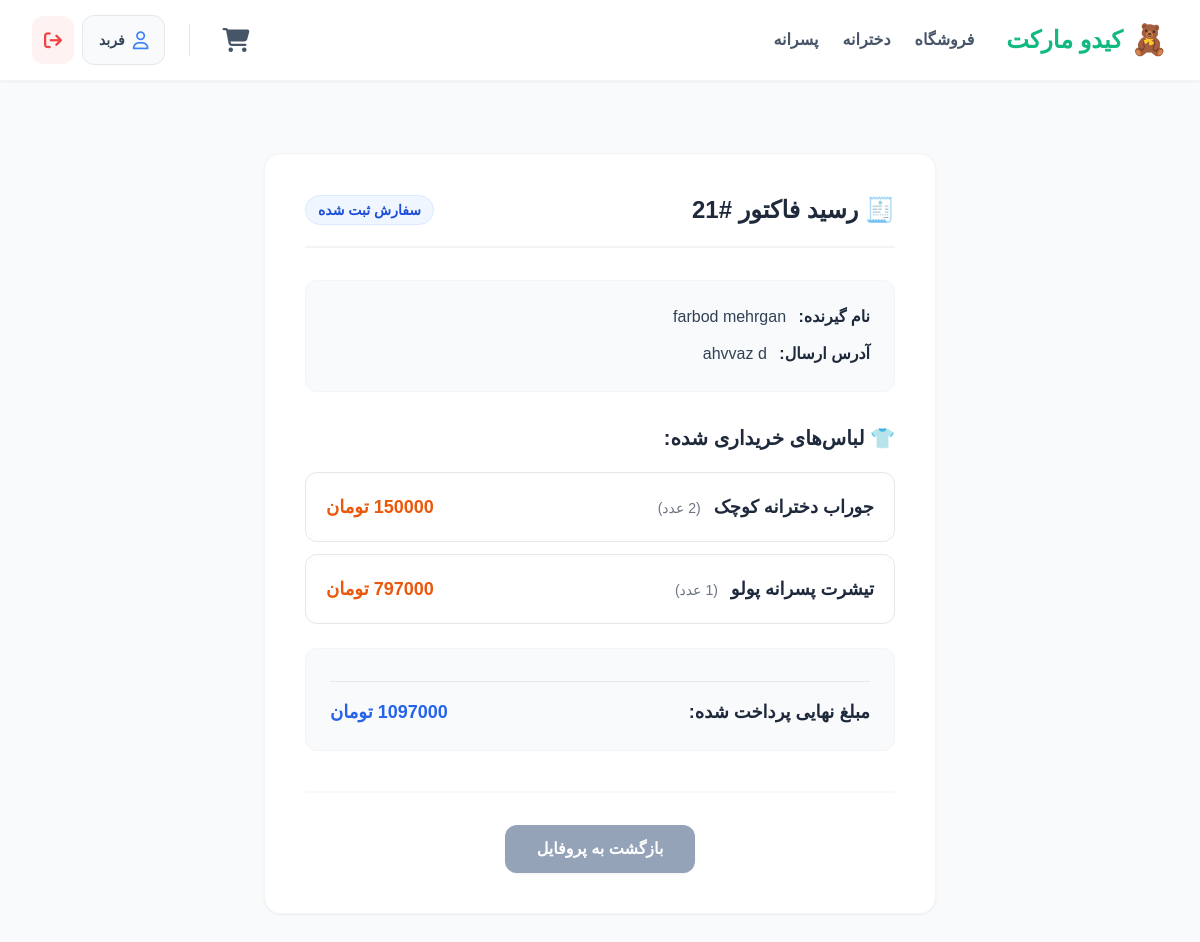
/orders/detail/21/ (signed in), run on the app's committed database.
### orders/models.py (models this page shows, shortened)
class Order(models.Model):
    first_name = models.CharField(max_length=50, verbose_name="نام")
    last_name = models.CharField(max_length=50, verbose_name="نام خانوادگی")
    phone = models.CharField(max_length=20, verbose_name="شماره تماس")
    address = models.TextField(verbose_name="آدرس دقیق")
    created = models.DateTimeField(auto_now_add=True, verbose_name="تاریخ ثبت")
    paid = models.BooleanField(default=False, verbose_name="پرداخت شده")
    user = models.ForeignKey(User, on_delete=models.CASCADE, related_name='orders', null=True, blank=True, verbose_name='کاربر سایت')
    zip_code = models.CharField(max_length=10, verbose_name='کد پستی')
    coupon = models.ForeignKey(Coupon, related_name='orders', null=True, blank=True, on_delete=models.SET_NULL, verbose_name="کد تخفیف استفاده شده")
    discount = models.IntegerField(default=0, validators=[MinValueValidator(0), MaxValueValidator(100)], verbose_name="درصد تخفیف")
    class Meta:
        verbose_name = "سفارش"
        verbose_name_plural = "سفارشات"
    def get_jalali(self):
        jalali_date = jdatetime.datetime.fromgregorian(datetime=self.created)
        return jalali_date.strftime("%Y/%m/%d")
    get_jalali.short_description = "تاریخ ثبت (شمسی)"
    def get_total_cost(self):
        total_cost = sum(item.get_cost() for item in self.items.all())
        return total_cost - (total_cost * (self.discount / Decimal(100)))

class OrderItem(models.Model):
    order = models.ForeignKey(Order, related_name='items', on_delete=models.CASCADE)
    product = models.ForeignKey(Products, related_name='order_items', on_delete=models.CASCADE)
    price = models.PositiveIntegerField(verbose_name="قیمت")
    quantity = models.PositiveIntegerField(default=1, verbose_name="تعداد")
    product_size = models.ForeignKey(ProductSize, on_delete=models.SET_NULL, null=True, verbose_name="سایز انتخابی")
    def get_cost(self):
        return self.quantity * self.price

### products/models.py (models this page shows, shortened)
class Products(models.Model):
    GENDER_CHOICES = [
        ('boy', 'پسرونه'),
        ('girl', 'دخترونه'),
        ('unisex', 'اسپرت (مشترک)'),
    ]
    name = models.CharField(max_length=200, verbose_name="نام لباس")
    description = models.TextField(verbose_name="توضیحات کامل")
    category = models.ForeignKey('Category', on_delete=models.SET_NULL, null=True, blank=True, related_name='products', verbose_name="دسته بندی")
    price = models.PositiveIntegerField(verbose_name="قیمت (تومان)")
    gender = models.CharField(max_length=10, choices=GENDER_CHOICES, verbose_name="دسته‌بندی")
    min_age = models.PositiveIntegerField(verbose_name="حداقل سن (سال)", default=1)
    max_age = models.PositiveIntegerField(verbose_name="حداکثر سن (سال)", default=16)
    stock = models.PositiveIntegerField(verbose_name="موجودی در انبار", default=0)
    is_active = models.BooleanField(default=True, verbose_name="فعال برای فروش")
    image = models.ImageField(upload_to='products/%Y/%m/', verbose_name="عکس لباس", null=True, blank=True)
    class Meta:
        verbose_name = "محصول"
        verbose_name_plural = "محصولات"

### orders/views.py (the view)
# urls.py: path('detail/<int:order_id>/', views.user_order_detail, name='user_order_detail')
@login_required(login_url='login')
def user_order_detail(request, order_id):
    order = get_object_or_404(Order, id=order_id, user=request.user)
    return render(request, 'orders/order_detail.html', {'order': order})

### cart/cart.py (called while the page is built)
    def __len__(self):
        return sum(item['quantity'] for item in self.cart.values())

### cart/context_processors.py (called while the page is built)
def cart(request):
    return {'cart': Cart(request)}

### orders/templates/orders/order_detail.html (shortened to what this page needs)
{% extends "products/base.html" %}
{% block content %}
<div class="max-w-2xl mx-auto mt-10 mb-20 bg-white p-6 md:p-10 rounded-2xl shadow-sm border border-gray-100">
    <div class="flex flex-col sm:flex-row sm:items-center justify-between border-b-2 border-gray-100 pb-5 mb-8 gap-4">
        <h2 class="text-2xl font-bold text-slate-800 m-0">🧾 رسید فاکتور #{{ order.id }}</h2>
        <span class="bg-blue-50 text-blue-700 px-3 py-1 rounded-full text-sm font-bold border border-blue-100 self-start sm:self-auto">سفارش ثبت شده</span>
    </div>
    <div class="bg-slate-50 p-6 rounded-xl border border-gray-100 mb-8 flex flex-col gap-3">
        <p class="m-0 text-slate-700"><strong class="text-slate-800 ml-2">نام گیرنده:</strong> {{ order.first_name }} {{ order.last_name }}</p>
        <p class="m-0 text-slate-700 leading-relaxed"><strong class="text-slate-800 ml-2">آدرس ارسال:</strong> {{ order.address }}</p>
    </div>
    <h3 class="text-xl font-bold text-slate-800 mb-5">👕 لباس‌های خریداری شده:</h3>
    <ul class="list-none p-0 m-0 flex flex-col gap-3">
        {% for item in order.items.all %}
            <li class="bg-white p-5 rounded-xl border border-gray-200 flex flex-col sm:flex-row justify-between sm:items-center gap-3 hover:border-blue-300 transition duration-300">
                <span class="text-slate-700 text-lg">
                    <strong class="text-slate-800">{{ item.product.name }}</strong>
                    <span class="text-gray-500 text-sm mr-2">({{ item.quantity }} عدد)</span>
                </span>
                <span class="text-orange-600 font-bold text-lg whitespace-nowrap">{{ item.price }} تومان</span>
            </li>
        {% endfor %}
    </ul>
    <div class="bg-slate-50 p-6 rounded-xl border border-gray-100 mt-6 flex flex-col gap-3">
        <div class="flex justify-between items-center text-lg mt-2 pt-4 border-t border-gray-200">
            <strong class="text-slate-800">مبلغ نهایی پرداخت شده:</strong>
            <strong class="text-blue-600">{{ order.get_total_cost|floatformat:"0" }} تومان</strong>
        </div>
    </div>
    <div class="mt-10 text-center border-t-2 border-gray-50 pt-8">
        <a href="{% url 'accounts:profile' %}" class="inline-block bg-slate-400 hover:bg-slate-500 text-white font-bold py-3 px-8 rounded-xl transition shadow-sm">
            بازگشت به پروفایل
        </a>
    </div>
</div>
{% endblock %}

### products/templates/products/base.html (shortened to what this page needs)
<!DOCTYPE html>
<html lang="fa" dir="rtl">
<head>
    <link href="https://cdn.jsdelivr.net/gh/rastikerdar/vazirmatn@v33.0.0/Vazirmatn-font-face.css" rel="stylesheet" type="text/css" />
    <script src="https://cdn.tailwindcss.com"></script>
    <link rel="stylesheet" href="https://cdnjs.cloudflare.com/ajax/libs/font-awesome/6.4.0/css/all.min.css">
</head>
<body class="bg-gray-50 text-gray-800 font-sans antialiased">
    <nav class="bg-white shadow-sm border-b border-gray-100 sticky top-0 z-50">
        <div class="max-w-7xl mx-auto px-4 sm:px-6 lg:px-8">
            <div class="flex justify-between items-center h-20">
                <div class="flex items-center gap-4 md:gap-8">
                    <a href="{% url 'product_list' %}" class="text-xl md:text-2xl font-bold text-emerald-500 flex items-center gap-2">
                        <span class="text-2xl md:text-3xl">🧸</span> کیدو مارکت
                    </a>
                    <div class="hidden md:flex items-center gap-6">
                        <a href="{% url 'product_list' %}" class="text-slate-600 hover:text-emerald-500 font-bold transition">فروشگاه</a>
                        <a href="{% url 'product_list' %}?gender=girl" class="text-slate-600 hover:text-pink-500 font-bold transition">دخترانه</a>
                        <a href="{% url 'product_list' %}?gender=boy" class="text-slate-600 hover:text-orange-500 font-bold transition">پسرانه</a>
                    </div>
                </div>
                <div class="flex items-center gap-3 sm:gap-6">
                    <a href="{% url 'cart_detail' %}" class="relative p-2 text-slate-600 hover:text-emerald-500 transition group">
                        <i class="fa-solid fa-cart-shopping text-xl sm:text-2xl group-hover:scale-110 transition-transform"></i>
                    </a>
                    {% if user.is_authenticated %}
                        <div class="flex items-center gap-1 sm:gap-2">
                            <a href="{% url 'accounts:profile' %}" class="flex items-center gap-2 text-xs sm:text-sm font-bold text-slate-700 bg-slate-50 hover:bg-slate-100 border border-gray-200 px-3 sm:px-4 py-2 sm:py-2.5 rounded-xl transition">
                                <i class="fa-regular fa-user text-base sm:text-lg text-blue-500"></i>
                                <span class="hidden sm:inline">{{ user.first_name|default:user.username }}</span>
                            </a>
                            <a href="{% url 'accounts:logout' %}" class="flex items-center justify-center text-xs sm:text-sm text-red-500 bg-red-50 hover:bg-red-500 hover:text-white px-3 py-2 sm:py-2.5 rounded-xl transition" title="خروج از حساب">
                                <i class="fa-solid fa-arrow-right-from-bracket text-base sm:text-lg"></i>
                            </a>
                        </div>
                    {% else %}
                        <a href="{% url 'accounts:login' %}" class="text-xs sm:text-sm font-bold text-white bg-blue-500 hover:bg-blue-600 px-4 sm:px-5 py-2 sm:py-2.5 rounded-xl transition shadow-sm">
                            ورود <span class="hidden sm:inline">/ ثبت‌نام</span>
                        </a>
                    {% endif %}
                </div>
            </div>
        </div>
    </nav>
    <main class="max-w-7xl mx-auto px-4 sm:px-6 lg:px-8 py-8 w-full">
        {% block content %}
        {% endblock %}
    </main>
</body>
</html>

### data on the page
Order: id "21", first_name "farbod", last_name "mehrgan", address "ahvvaz d", get_total_cost "1097000"
OrderItem: product.name "جوراب دخترانه کوچک", price "150000"
OrderItem: product.name "تیشرت پسرانه پولو", price "797000"

### other printed values
{{ user.first_name|default:user.username }} "فربد"
